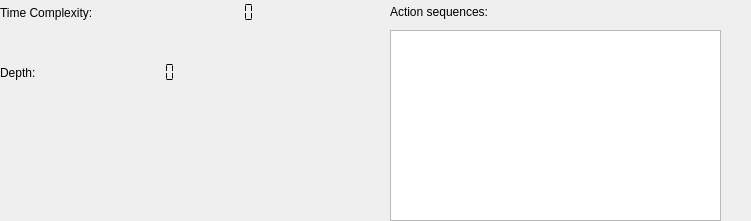
   <widget class="QWidget" name="widget_4" native="true">
    <property name="geometry">
     <rect>
      <x>30</x>
      <y>320</y>
      <width>751</width>
      <height>221</height>
     </rect>
    </property>
    <widget class="QLabel" name="label_action">
     <property name="geometry">
      <rect>
       <x>390</x>
       <y>0</y>
       <width>151</width>
       <height>23</height>
      </rect>
     </property>
     <property name="text">
      <string>Action sequences:</string>
     </property>
    </widget>
    <widget class="QTextEdit" name="textEdit">
     <property name="geometry">
      <rect>
       <x>390</x>
       <y>30</y>
       <width>331</width>
       <height>191</height>
      </rect>
     </property>
     <property name="readOnly">
      <bool>true</bool>
     </property>
    </widget>
    <widget class="QWidget" name="layoutWidget">
     <property name="geometry">
      <rect>
       <x>0</x>
       <y>0</y>
       <width>264</width>
       <height>25</height>
      </rect>
     </property>
     <layout class="QHBoxLayout" name="horizontalLayout">
      <item>
       <widget class="QLabel" name="label_13">
        <property name="text">
         <string>Time Complexity:</string>
        </property>
       </widget>
      </item>
      <item>
       <widget class="QLCDNumber" name="lcdTimeComplexity">
        <property name="styleSheet">
         <string notr="true">color: rgb(0, 0, 0);
border: none;
</string>
        </property>
        <property name="digitCount">
         <number>12</number>
        </property>
        <property name="segmentStyle">
         <enum>QLCDNumber::Flat</enum>
        </property>
       </widget>
      </item>
     </layout>
    </widget>
    <widget class="QWidget" name="layoutWidget">
     <property name="geometry">
      <rect>
       <x>0</x>
       <y>60</y>
       <width>184</width>
       <height>25</height>
      </rect>
     </property>
     <layout class="QHBoxLayout" name="horizontalLayout_2">
      <item>
       <widget class="QLabel" name="label_14">
        <property name="text">
         <string>Depth:</string>
        </property>
       </widget>
      </item>
      <item>
       <widget class="QLCDNumber" name="lcdDepth">
        <property name="styleSheet">
         <string notr="true">color: rgb(0, 0, 0);
border: none;
</string>
        </property>
        <property name="digitCount">
         <number>12</number>
        </property>
        <property name="segmentStyle">
         <enum>QLCDNumber::Flat</enum>
        </property>
       </widget>
      </item>
     </layout>
    </widget>
   </widget>
